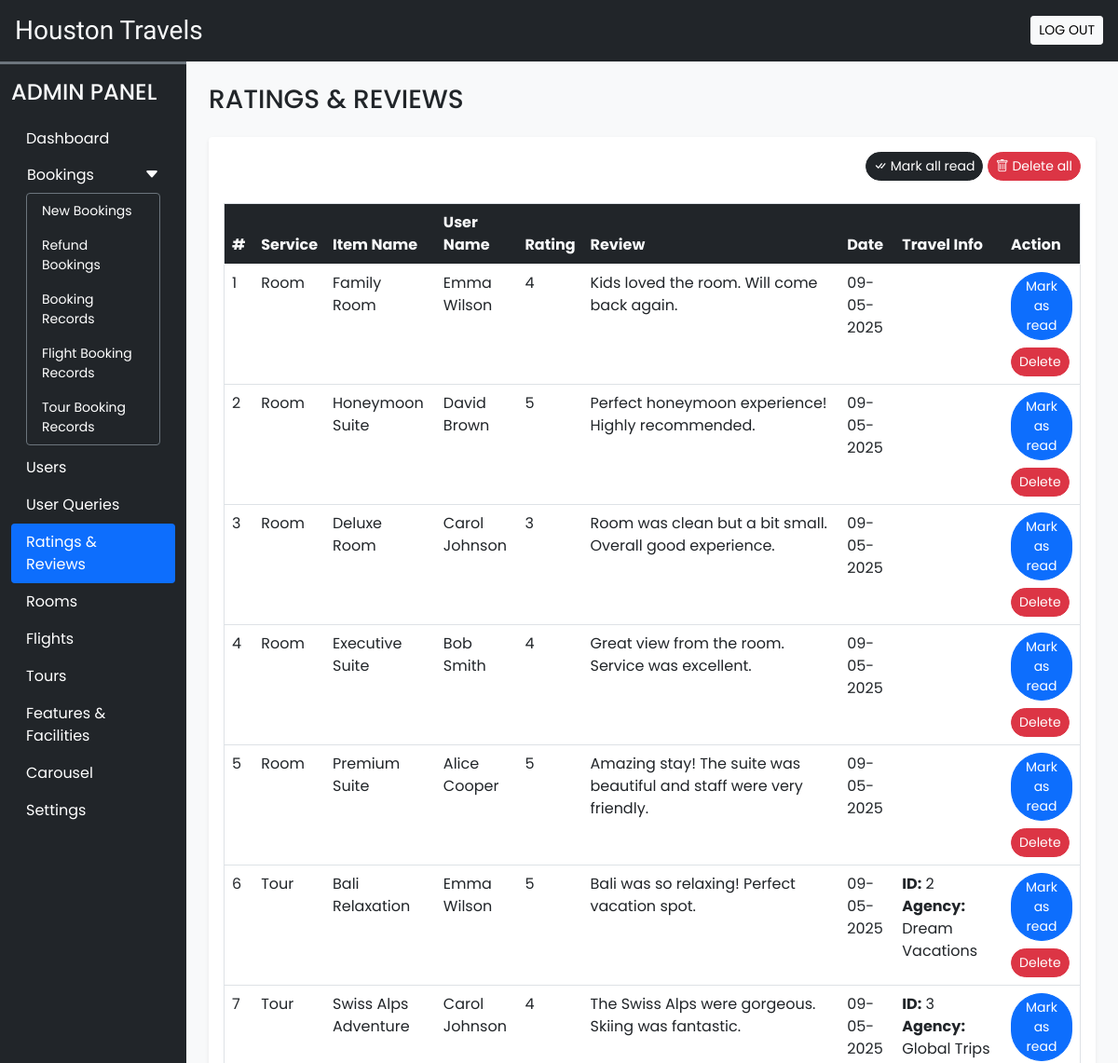
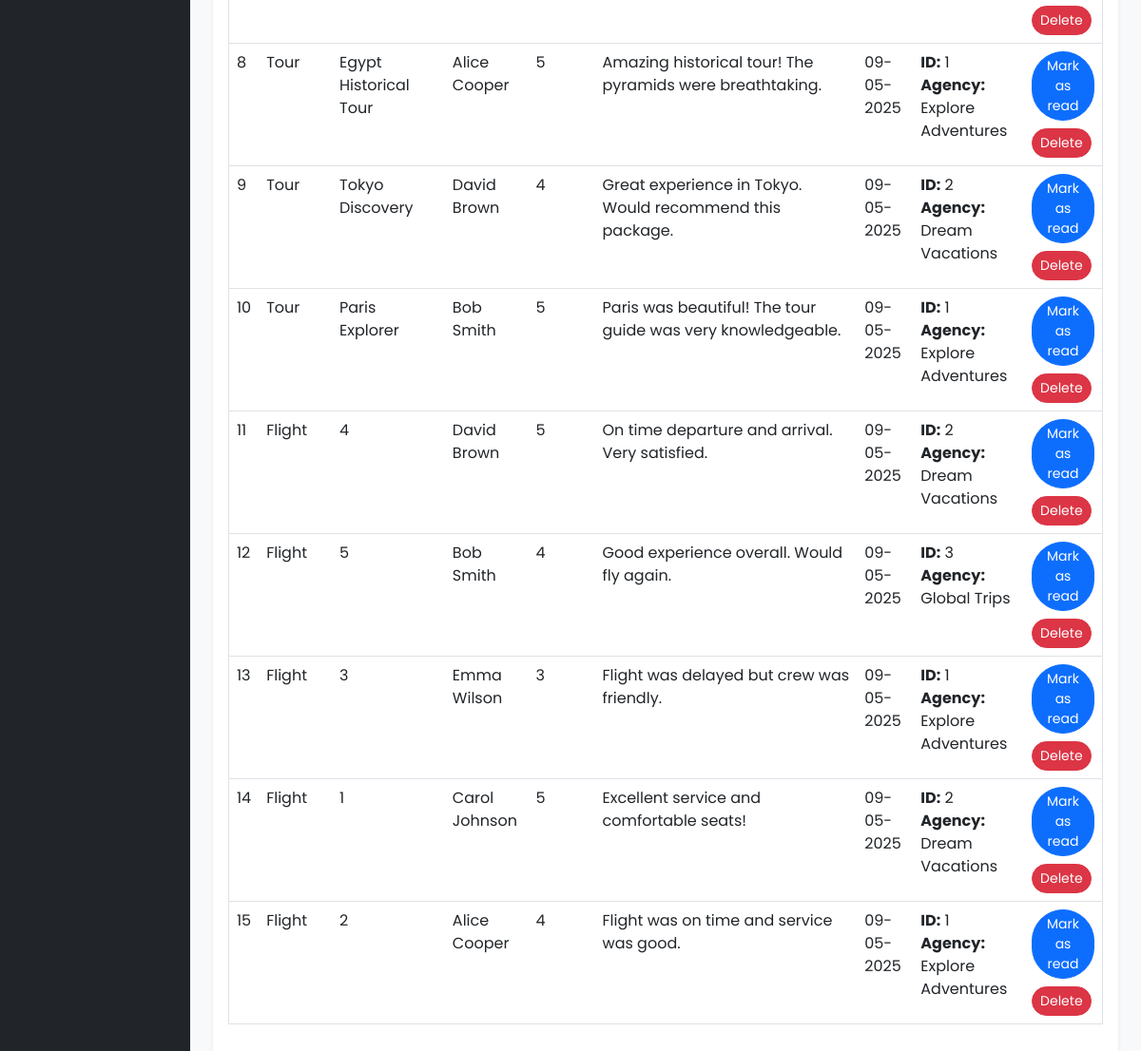
/admin/rate_review.php (signed in), run on the app's committed database (2 pictures, top to bottom).
### tables this page shows
CREATE TABLE rating_review (
    sr_no INT(11) NOT NULL AUTO_INCREMENT,
    booking_id INT(11) NOT NULL,
    room_id INT(11) NOT NULL,
    user_id INT(11) NOT NULL,
    rating INT(11) NOT NULL,
    review VARCHAR(200) NOT NULL,
    seen INT(11) NOT NULL DEFAULT 0,
    datentime DATETIME NOT NULL DEFAULT CURRENT_TIMESTAMP(),
    travel_id INT(11),
    travel_agency VARCHAR(255),
    PRIMARY KEY (sr_no),
    KEY booking_id (booking_id),
    KEY room_id (room_id),
    KEY user_id (user_id)
);

CREATE TABLE rooms (
    id INT(11) NOT NULL AUTO_INCREMENT,
    name VARCHAR(150) NOT NULL,
    location VARCHAR(150),
    address VARCHAR(255),
    area INT(11) NOT NULL,
    price INT(11) NOT NULL,
    quantity INT(11) NOT NULL,
    adult INT(11) NOT NULL,
    children INT(11) NOT NULL,
    description VARCHAR(350) NOT NULL,
    status TINYINT(4) NOT NULL DEFAULT 1,
    removed INT(11) NOT NULL DEFAULT 0,
    travel_id INT(11),
    travel_agency VARCHAR(255),
    PRIMARY KEY (id)
);

CREATE TABLE user_cred (
    id INT(11) NOT NULL AUTO_INCREMENT,
    name VARCHAR(100) NOT NULL,
    email VARCHAR(150) NOT NULL,
    address VARCHAR(120) NOT NULL,
    phonenum VARCHAR(100) NOT NULL,
    pincode INT(11) NOT NULL,
    dob DATE NOT NULL,
    profile VARCHAR(100) NOT NULL,
    password VARCHAR(200) NOT NULL,
    is_verified INT(11) NOT NULL DEFAULT 0,
    token VARCHAR(200),
    t_expire DATE,
    status INT(11) NOT NULL DEFAULT 1,
    datentime DATETIME NOT NULL DEFAULT CURRENT_TIMESTAMP(),
    PRIMARY KEY (id)
);

CREATE TABLE tour_rating_review (
    sr_no INT(11) NOT NULL AUTO_INCREMENT,
    tour_booking_id INT(11) NOT NULL,
    package_id INT(11) NOT NULL,
    user_id INT(11) NOT NULL,
    rating INT(11) NOT NULL,
    review VARCHAR(200) NOT NULL,
    seen INT(11) NOT NULL DEFAULT 0,
    datentime DATETIME NOT NULL DEFAULT CURRENT_TIMESTAMP(),
    travel_id INT(11),
    travel_agency VARCHAR(255),
    PRIMARY KEY (sr_no),
    KEY tour_booking_id (tour_booking_id),
    KEY package_id (package_id),
    KEY user_id (user_id)
);

CREATE TABLE tour_packages (
    package_id INT(11) NOT NULL AUTO_INCREMENT,
    name VARCHAR(150) NOT NULL,
    destination VARCHAR(100) NOT NULL,
    duration VARCHAR(50) NOT NULL,
    price_per_adult DECIMAL(10,2) NOT NULL,
    price_per_child DECIMAL(10,2),
    description TEXT NOT NULL,
    inclusion TEXT,
    exclusion TEXT,
    image VARCHAR(150),
    status TINYINT(4) NOT NULL DEFAULT 1,
    removed INT(11) NOT NULL DEFAULT 0,
    datentime DATETIME NOT NULL DEFAULT CURRENT_TIMESTAMP(),
    travel_id INT(11),
    travel_agency VARCHAR(255),
    PRIMARY KEY (package_id)
);

CREATE TABLE booking_order (
    booking_id INT(11) NOT NULL AUTO_INCREMENT,
    user_id INT(11) NOT NULL,
    room_id INT(11) NOT NULL,
    check_in DATE NOT NULL,
    check_out DATE NOT NULL,
    arrival INT(11) NOT NULL DEFAULT 0,
    refund INT(11),
    booking_status VARCHAR(100) NOT NULL DEFAULT 'pending',
    order_id VARCHAR(150) NOT NULL,
    trans_id VARCHAR(200),
    trans_amt INT(11) NOT NULL,
    trans_status VARCHAR(100) NOT NULL DEFAULT 'pending',
    trans_resp_msg VARCHAR(200),
    rate_review INT(11),
    datentime DATETIME NOT NULL DEFAULT CURRENT_TIMESTAMP(),
    travel_id INT(11),
    travel_agency VARCHAR(255),
    PRIMARY KEY (booking_id),
    KEY user_id (user_id),
    KEY room_id (room_id)
);

CREATE TABLE flight_rating_review (
    sr_no INT(11) NOT NULL AUTO_INCREMENT,
    flight_booking_id INT(11) NOT NULL,
    flight_id INT(11) NOT NULL,
    user_id INT(11) NOT NULL,
    rating INT(11) NOT NULL,
    review VARCHAR(200) NOT NULL,
    seen INT(11) NOT NULL DEFAULT 0,
    datentime DATETIME NOT NULL DEFAULT CURRENT_TIMESTAMP(),
    travel_id INT(11),
    travel_agency VARCHAR(255),
    PRIMARY KEY (sr_no),
    KEY flight_booking_id (flight_booking_id),
    KEY flight_id (flight_id),
    KEY user_id (user_id)
);

CREATE TABLE flights (
    flight_id INT(11) NOT NULL AUTO_INCREMENT,
    airline VARCHAR(100) NOT NULL,
    departure_city VARCHAR(100) NOT NULL,
    arrival_city VARCHAR(100) NOT NULL,
    departure_airport VARCHAR(100),
    arrival_airport VARCHAR(100),
    departure_time DATETIME NOT NULL,
    arrival_time DATETIME NOT NULL,
    duration VARCHAR(50),
    price DECIMAL(10,2) NOT NULL,
    seats_available INT(11) NOT NULL DEFAULT 1,
    status TINYINT(4) NOT NULL DEFAULT 1,
    removed INT(11) NOT NULL DEFAULT 0,
    datentime DATETIME NOT NULL DEFAULT CURRENT_TIMESTAMP(),
    travel_id INT(11),
    travel_agency VARCHAR(100),
    PRIMARY KEY (flight_id)
);

### admin/rate_review.php (the view, shortened to what this page needs)
<!DOCTYPE html>
<html lang="en">
<head>
    <?php require('inc/links.php'); ?>
</head>
<body class="bg-light">
    <?php require('inc/header.php'); ?>
    <div class="container-fluid" id="main-content">
        <div class="row">
            <div class="col-lg-10 ms-auto p-4 overflow-hidden">
                <h3 class="mb-4">RATINGS & REVIEWS</h3>
                <div class="card border-0 shadow-sm mb-4">
                    <div class="card-body">
                        <div class="text-end mb-4">
                            <a href="?seen=all" class="btn btn-dark rounded-pill shadow-none btn-sm">
                                <i class="bi bi-check-all"></i> Mark all read
                            </a>
                            <a href="?del=all" class="btn btn-danger rounded-pill shadow-none btn-sm">
                                <i class="bi bi-trash"></i> Delete all
                            </a>
                        </div>
                        <div class="table-responsive-md">
                            <table class="table table-hover border">
                                <thead>
                                    <tr class="bg-dark text-light">
                                        <th scope="col">#</th>
                                        <th scope="col">Service</th>
                                        <th scope="col">Item Name</th>
                                        <th scope="col">User Name</th>
                                        <th scope="col">Rating</th>
                                        <th scope="col" width="30%">Review</th>
                                        <th scope="col">Date</th>
                                        <th scope="col">Travel Info</th>
                                        <th scope="col">Action</th>
                                    </tr>
                                </thead>
                                <tbody>
                                    <?php
                                        $q_room = "SELECT rr.*, uc.name AS uname, r.name AS rname
                                                  FROM `rating_review` rr
                                                  INNER JOIN `user_cred` uc ON rr.user_id = uc.id
                                                  INNER JOIN `rooms` r ON rr.room_id = r.id
                                                  ORDER BY `sr_no` DESC";
                                        $data_room = mysqli_query($con,$q_room);
                                        $i=1;
                                        while($row_room = mysqli_fetch_assoc($data_room))
                                        {
                                            $date = date('d-m-Y',strtotime($row_room['datentime']));
                                            $seen_link = "<a href='?seen=room-$row_room[sr_no]' class='btn btn-sm rounded-pill btn-primary mb-2'>Mark as read</a> <br>";
                                            $delete_link = "<a href='?del=room-$row_room[sr_no]' class='btn btn-sm rounded-pill btn-danger'>Delete</a>";
                                            $seen = ($row_room['seen']!=1) ? $seen_link . $delete_link : $delete_link;
                                            echo<<<query
                                                <tr>
                                                    <td>$i</td>
                                                    <td>Room</td>
                                                    <td>$row_room[rname]</td>
                                                    <td>$row_room[uname]</td>
                                                    <td>$row_room[rating]</td>
                                                    <td>$row_room[review]</td>
                                                    <td>$date</td>
                                                    <td></td>
                                                    <td>$seen</td>
                                                </tr>
                                            query;
                                            $i++;
                                        }
                                        $q_tour = "SELECT trr.*, uc.name AS uname, t.name AS tname, bo.travel_id, bo.travel_agency
                                                  FROM `tour_rating_review` trr
                                                  INNER JOIN `user_cred` uc ON trr.user_id = uc.id
                                                  INNER JOIN `tour_packages` t ON trr.package_id = t.package_id
                                                  LEFT JOIN `booking_order` bo ON trr.tour_booking_id = bo.booking_id
                                                  ORDER BY `sr_no` DESC";
                                        $data_tour = mysqli_query($con,$q_tour);
                                        while($row_tour = mysqli_fetch_assoc($data_tour))
                                        {
                                            $date = date('d-m-Y',strtotime($row_tour['datentime']));
                                            $seen_link = "<a href='?seen=tour-$row_tour[sr_no]' class='btn btn-sm rounded-pill btn-primary mb-2'>Mark as read</a> <br>";
                                            $delete_link = "<a href='?del=tour-$row_tour[sr_no]' class='btn btn-sm rounded-pill btn-danger'>Delete</a>";
                                            $seen = ($row_tour['seen']!=1) ? $seen_link . $delete_link : $delete_link;
                                            $travel_info = ($row_tour['travel_id'] && $row_tour['travel_agency']) ? "<b>ID:</b> {$row_tour['travel_id']}<br><b>Agency:</b> {$row_tour['travel_agency']}" : '';
                                            echo<<<query
                                                <tr>
                                                    <td>$i</td>
                                                    <td>Tour</td>
                                                    <td>$row_tour[tname]</td>
                                                    <td>$row_tour[uname]</td>
                                                    <td>$row_tour[rating]</td>
                                                    <td>$row_tour[review]</td>
                                                    <td>$date</td>
                                                    <td>$travel_info</td>
                                                    <td>$seen</td>
                                                </tr>
                                            query;
                                            $i++;
                                        }
                                        $q_flight = "SELECT frr.*, uc.name AS uname, f.flight_id AS fname, bo.travel_id, bo.travel_agency
                                                    FROM `flight_rating_review` frr
                                                    INNER JOIN `user_cred` uc ON frr.user_id = uc.id
                                                    INNER JOIN `flights` f ON frr.flight_id = f.flight_id
                                                    LEFT JOIN `booking_order` bo ON frr.flight_booking_id = bo.booking_id
                                                    ORDER BY `sr_no` DESC";
                                        $data_flight = mysqli_query($con,$q_flight);
                                        while($row_flight = mysqli_fetch_assoc($data_flight))
                                        {
                                            $date = date('d-m-Y',strtotime($row_flight['datentime']));
                                            $seen_link = "<a href='?seen=flight-$row_flight[sr_no]' class='btn btn-sm rounded-pill btn-primary mb-2'>Mark as read</a> <br>";
                                            $delete_link = "<a href='?del=flight-$row_flight[sr_no]' class='btn btn-sm rounded-pill btn-danger'>Delete</a>";
                                            $seen = ($row_flight['seen']!=1) ? $seen_link . $delete_link : $delete_link;
                                            $travel_info = ($row_flight['travel_id'] && $row_flight['travel_agency']) ? "<b>ID:</b> {$row_flight['travel_id']}<br><b>Agency:</b> {$row_flight['travel_agency']}" : '';
                                            echo<<<query
                                                <tr>
                                                    <td>$i</td>
                                                    <td>Flight</td>
                                                    <td>$row_flight[fname]</td>
                                                    <td>$row_flight[uname]</td>
                                                    <td>$row_flight[rating]</td>
                                                    <td>$row_flight[review]</td>
                                                    <td>$date</td>
                                                    <td>$travel_info</td>
                                                    <td>$seen</td>
                                                </tr>
                                            query;
                                            $i++;
                                        }
                                    ?>
                                </tbody>
                            </table>
                        </div>
                    </div>
                </div>
            </div>
        </div>
    </div>
</body>
</html>

### data on the page
rating_review: room.name "Family Room", user.name "Emma Wilson", rating "4", review "Kids loved the room. Will come back again.", datentime "09-05-2025"
rating_review: room.name "Honeymoon Suite", user.name "David Brown", rating "5", review "Perfect honeymoon experience! Highly recommended.", datentime "09-05-2025"
rating_review: room.name "Deluxe Room", user.name "Carol Johnson", rating "3", review "Room was clean but a bit small. Overall good experience.", datentime "09-05-2025"
rating_review: room.name "Executive Suite", user.name "Bob Smith", rating "4", review "Great view from the room. Service was excellent.", datentime "09-05-2025"
rating_review: room.name "Premium Suite", user.name "Alice Cooper", rating "5", review "Amazing stay! The suite was beautiful and staff were very friendly.", datentime "09-05-2025"
tour_rating_review: package.name "Bali Relaxation", user.name "Emma Wilson", rating "5", review "Bali was so relaxing! Perfect vacation spot.", datentime "09-05-2025", booking_order.travel_id "2", booking_order.travel_agency "Dream Vacations"
tour_rating_review: package.name "Swiss Alps Adventure", user.name "Carol Johnson", rating "4", review "The Swiss Alps were gorgeous. Skiing was fantastic.", datentime "09-05-2025", booking_order.travel_id "3", booking_order.travel_agency "Global Trips"
tour_rating_review: package.name "Egypt Historical Tour", user.name "Alice Cooper", rating "5", review "Amazing historical tour! The pyramids were breathtaking.", datentime "09-05-2025", booking_order.travel_id "1", booking_order.travel_agency "Explore Adventures"
tour_rating_review: package.name "Tokyo Discovery", user.name "David Brown", rating "4", review "Great experience in Tokyo. Would recommend this package.", datentime "09-05-2025", booking_order.travel_id "2", booking_order.travel_agency "Dream Vacations"
tour_rating_review: package.name "Paris Explorer", user.name "Bob Smith", rating "5", review "Paris was beautiful! The tour guide was very knowledgeable.", datentime "09-05-2025", booking_order.travel_id "1", booking_order.travel_agency "Explore Adventures"
flight_rating_review: flight.flight_id "4", user.name "David Brown", rating "5", review "On time departure and arrival. Very satisfied.", datentime "09-05-2025", booking_order.travel_id "2", booking_order.travel_agency "Dream Vacations"
flight_rating_review: flight.flight_id "5", user.name "Bob Smith", rating "4", review "Good experience overall. Would fly again.", datentime "09-05-2025", booking_order.travel_id "3", booking_order.travel_agency "Global Trips"
flight_rating_review: flight.flight_id "3", user.name "Emma Wilson", rating "3", review "Flight was delayed but crew was friendly.", datentime "09-05-2025", booking_order.travel_id "1", booking_order.travel_agency "Explore Adventures"
flight_rating_review: flight.flight_id "1", user.name "Carol Johnson", rating "5", review "Excellent service and comfortable seats!", datentime "09-05-2025", booking_order.travel_id "2", booking_order.travel_agency "Dream Vacations"
flight_rating_review: flight.flight_id "2", user.name "Alice Cooper", rating "4", review "Flight was on time and service was good.", datentime "09-05-2025", booking_order.travel_id "1", booking_order.travel_agency "Explore Adventures"
